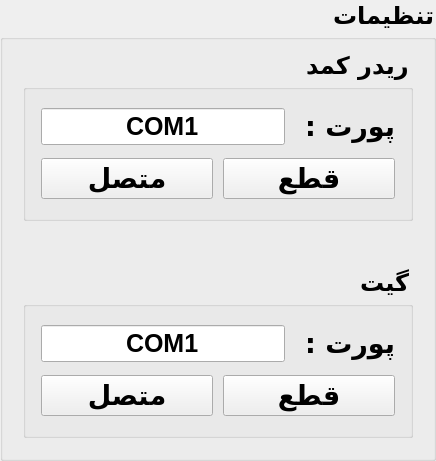
       <widget class="QGroupBox" name="groupBox_7">
        <property name="minimumSize">
         <size>
          <width>271</width>
          <height>441</height>
         </size>
        </property>
        <property name="font">
         <font>
          <family>B Nazanin</family>
          <pointsize>18</pointsize>
          <bold>true</bold>
         </font>
        </property>
        <property name="layoutDirection">
         <enum>Qt::RightToLeft</enum>
        </property>
        <property name="title">
         <string>تنظیمات</string>
        </property>
        <layout class="QGridLayout" name="gridLayout_4">
         <property name="leftMargin">
          <number>20</number>
         </property>
         <property name="topMargin">
          <number>10</number>
         </property>
         <property name="rightMargin">
          <number>20</number>
         </property>
         <property name="bottomMargin">
          <number>20</number>
         </property>
         <item row="0" column="0">
          <widget class="QGroupBox" name="groupBox">
           <property name="minimumSize">
            <size>
             <width>221</width>
             <height>171</height>
            </size>
           </property>
           <property name="font">
            <font>
             <family>B Nazanin</family>
             <pointsize>18</pointsize>
             <italic>false</italic>
             <bold>true</bold>
             <underline>false</underline>
             <strikeout>false</strikeout>
             <kerning>true</kerning>
            </font>
           </property>
           <property name="layoutDirection">
            <enum>Qt::RightToLeft</enum>
           </property>
           <property name="title">
            <string>ریدر کمد</string>
           </property>
           <property name="flat">
            <bool>false</bool>
           </property>
           <property name="checkable">
            <bool>false</bool>
           </property>
           <layout class="QGridLayout" name="gridLayout">
            <property name="leftMargin">
             <number>15</number>
            </property>
            <property name="topMargin">
             <number>15</number>
            </property>
            <property name="rightMargin">
             <number>15</number>
            </property>
            <property name="bottomMargin">
             <number>15</number>
            </property>
            <property name="spacing">
             <number>10</number>
            </property>
            <item row="0" column="0" colspan="2">
             <layout class="QHBoxLayout" name="horizontalLayout">
              <item>
               <widget class="QLabel" name="label">
                <property name="font">
                 <font>
                  <family>B Nazanin</family>
                  <pointsize>20</pointsize>
                  <italic>false</italic>
                  <bold>true</bold>
                  <underline>false</underline>
                  <strikeout>false</strikeout>
                  <kerning>true</kerning>
                 </font>
                </property>
                <property name="text">
                 <string>پورت : </string>
                </property>
               </widget>
              </item>
              <item>
               <widget class="QLineEdit" name="le_COM">
                <property name="enabled">
                 <bool>true</bool>
                </property>
                <property name="font">
                 <font>
                  <family>Segoe UI</family>
                  <pointsize>19</pointsize>
                  <italic>false</italic>
                  <bold>true</bold>
                  <underline>false</underline>
                  <strikeout>false</strikeout>
                  <kerning>true</kerning>
                 </font>
                </property>
                <property name="inputMask">
                 <string/>
                </property>
                <property name="text">
                 <string>COM1</string>
                </property>
                <property name="alignment">
                 <set>Qt::AlignCenter</set>
                </property>
                <property name="readOnly">
                 <bool>false</bool>
                </property>
                <property name="placeholderText">
                 <string>COM1</string>
                </property>
                <property name="clearButtonEnabled">
                 <bool>false</bool>
                </property>
               </widget>
              </item>
             </layout>
            </item>
            <item row="1" column="0">
             <widget class="QPushButton" name="pb_disCOM">
              <property name="font">
               <font>
                <family>B Nazanin</family>
                <pointsize>20</pointsize>
                <italic>false</italic>
                <bold>true</bold>
                <underline>false</underline>
                <strikeout>false</strikeout>
                <kerning>true</kerning>
               </font>
              </property>
              <property name="text">
               <string>قطع</string>
              </property>
             </widget>
            </item>
            <item row="1" column="1">
             <widget class="QPushButton" name="pb_conCOM">
              <property name="font">
               <font>
                <family>B Nazanin</family>
                <pointsize>20</pointsize>
                <italic>false</italic>
                <bold>true</bold>
                <underline>false</underline>
                <strikeout>false</strikeout>
                <kerning>true</kerning>
               </font>
              </property>
              <property name="text">
               <string>متصل</string>
              </property>
             </widget>
            </item>
           </layout>
          </widget>
         </item>
         <item row="1" column="0">
          <spacer name="verticalSpacer_2">
           <property name="orientation">
            <enum>Qt::Vertical</enum>
           </property>
           <property name="sizeHint" stdset="0">
            <size>
             <width>20</width>
             <height>40</height>
            </size>
           </property>
          </spacer>
         </item>
         <item row="2" column="0">
          <widget class="QGroupBox" name="groupBox_2">
           <property name="minimumSize">
            <size>
             <width>221</width>
             <height>171</height>
            </size>
           </property>
           <property name="font">
            <font>
             <family>B Nazanin</family>
             <pointsize>18</pointsize>
             <italic>false</italic>
             <bold>true</bold>
             <underline>false</underline>
             <strikeout>false</strikeout>
             <kerning>true</kerning>
            </font>
           </property>
           <property name="layoutDirection">
            <enum>Qt::RightToLeft</enum>
           </property>
           <property name="title">
            <string>گیت</string>
           </property>
           <property name="flat">
            <bool>false</bool>
           </property>
           <property name="checkable">
            <bool>false</bool>
           </property>
           <layout class="QGridLayout" name="gridLayout_3">
            <property name="leftMargin">
             <number>15</number>
            </property>
            <property name="topMargin">
             <number>15</number>
            </property>
            <property name="rightMargin">
             <number>15</number>
            </property>
            <property name="bottomMargin">
             <number>15</number>
            </property>
            <property name="spacing">
             <number>10</number>
            </property>
            <item row="0" column="0" colspan="2">
             <layout class="QHBoxLayout" name="horizontalLayout_3">
              <item>
               <widget class="QLabel" name="label_3">
                <property name="font">
                 <font>
                  <family>B Nazanin</family>
                  <pointsize>20</pointsize>
                  <italic>false</italic>
                  <bold>true</bold>
                  <underline>false</underline>
                  <strikeout>false</strikeout>
                  <kerning>true</kerning>
                 </font>
                </property>
                <property name="text">
                 <string>پورت : </string>
                </property>
               </widget>
              </item>
              <item>
               <widget class="QLineEdit" name="le_COM_2">
                <property name="enabled">
                 <bool>true</bool>
                </property>
                <property name="font">
                 <font>
                  <family>Segoe UI</family>
                  <pointsize>19</pointsize>
                  <italic>false</italic>
                  <bold>true</bold>
                  <underline>false</underline>
                  <strikeout>false</strikeout>
                  <kerning>true</kerning>
                 </font>
                </property>
                <property name="inputMask">
                 <string/>
                </property>
                <property name="text">
                 <string>COM1</string>
                </property>
                <property name="alignment">
                 <set>Qt::AlignCenter</set>
                </property>
                <property name="readOnly">
                 <bool>false</bool>
                </property>
                <property name="placeholderText">
                 <string>COM1</string>
                </property>
                <property name="clearButtonEnabled">
                 <bool>false</bool>
                </property>
               </widget>
              </item>
             </layout>
            </item>
            <item row="1" column="0">
             <widget class="QPushButton" name="pb_disCOM_2">
              <property name="font">
               <font>
                <family>B Nazanin</family>
                <pointsize>20</pointsize>
                <italic>false</italic>
                <bold>true</bold>
                <underline>false</underline>
                <strikeout>false</strikeout>
                <kerning>true</kerning>
               </font>
              </property>
              <property name="text">
               <string>قطع</string>
              </property>
             </widget>
            </item>
            <item row="1" column="1">
             <widget class="QPushButton" name="pb_conCOM_2">
              <property name="font">
               <font>
                <family>B Nazanin</family>
                <pointsize>20</pointsize>
                <italic>false</italic>
                <bold>true</bold>
                <underline>false</underline>
                <strikeout>false</strikeout>
                <kerning>true</kerning>
               </font>
              </property>
              <property name="text">
               <string>متصل</string>
              </property>
             </widget>
            </item>
           </layout>
          </widget>
         </item>
        </layout>
       </widget>
